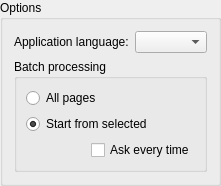
         <widget class="QGroupBox" name="optGeneral">
          <property name="title">
           <string>Options</string>
          </property>
          <layout class="QFormLayout" name="formLayout">
           <item row="0" column="1">
            <widget class="QComboBox" name="language">
             <property name="maximumSize">
              <size>
               <width>200</width>
               <height>16777215</height>
              </size>
             </property>
            </widget>
           </item>
           <item row="0" column="0">
            <widget class="QLabel" name="label">
             <property name="text">
              <string>Application language:</string>
             </property>
            </widget>
           </item>
           <item row="1" column="0" colspan="2">
            <widget class="QGroupBox" name="groupBox">
             <property name="title">
              <string>Batch processing</string>
             </property>
             <layout class="QVBoxLayout" name="verticalLayout_55">
              <item>
               <widget class="QRadioButton" name="startBatchProcessingDlgAllPages">
                <property name="text">
                 <string>All pages</string>
                </property>
                <property name="checked">
                 <bool>false</bool>
                </property>
               </widget>
              </item>
              <item>
               <widget class="QRadioButton" name="startBatchProcessingDlgFromSelected">
                <property name="text">
                 <string>Start from selected</string>
                </property>
                <property name="checked">
                 <bool>true</bool>
                </property>
               </widget>
              </item>
              <item>
               <layout class="QHBoxLayout" name="horizontalLayout_5">
                <item>
                 <spacer name="horizontalSpacer_5">
                  <property name="orientation">
                   <enum>Qt::Horizontal</enum>
                  </property>
                  <property name="sizeHint" stdset="0">
                   <size>
                    <width>40</width>
                    <height>20</height>
                   </size>
                  </property>
                 </spacer>
                </item>
                <item>
                 <widget class="QCheckBox" name="showStartBatchProcessingDlg">
                  <property name="text">
                   <string>Ask every time</string>
                  </property>
                 </widget>
                </item>
               </layout>
              </item>
             </layout>
            </widget>
           </item>
          </layout>
         </widget>
